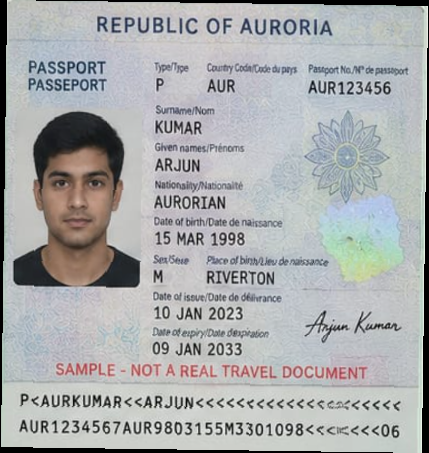
#> input picture backend/ocr/test_images/passport.jpg, 429 x 453 px
$ python -i qr_validator.py   (imports and definitions only)
#> lines starting #> are read from the running program, lines starting #| are printed output that depends on the picture; after the words box and inside, x2 and y2 are one past the last pixel; in counts of white or black regions, pixels touching at a corner belong together
import cv2


def validate_qr_barcode(image_path: str) -> dict:
    """
    Detect and decode QR codes.
    Also detects barcode-like regions.
    Detection does not prove document authenticity.
    """
#> called with image_path = '../ocr/test_images/passport.jpg'

    try:
        image = cv2.imread(image_path)
#> image is the input picture: shape (453, 429, 3); mean B, G, R 173, 172, 170.1

        if image is None:
            return {
                "status": "FAIL",
                "qr": {
                    "detected": False,
                    "decoded": False,
                    "data": None
                },
                "barcode": {
                    "detected": False
                }
            }

        # -------------------------
        # QR CODE
        # -------------------------

        qr_detector = cv2.QRCodeDetector()

        qr_data, points, _ = qr_detector.detectAndDecode(image)
#> qr_data = ''

        qr_detected = points is not None
#> qr_detected = False
        qr_decoded = bool(qr_data)
#> qr_decoded = False

        # -------------------------
        # BARCODE-LIKE DETECTION
        # -------------------------

        gray = cv2.cvtColor(
            image,
            cv2.COLOR_BGR2GRAY
        )
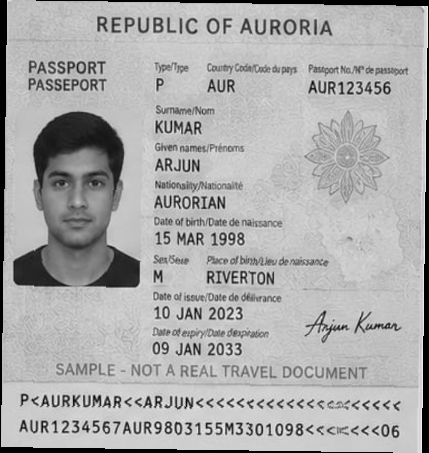
#> gray: shape (453, 429); min 0, max 250, mean 171.6

        edges = cv2.Canny(
            gray,
            50,
            150
        )
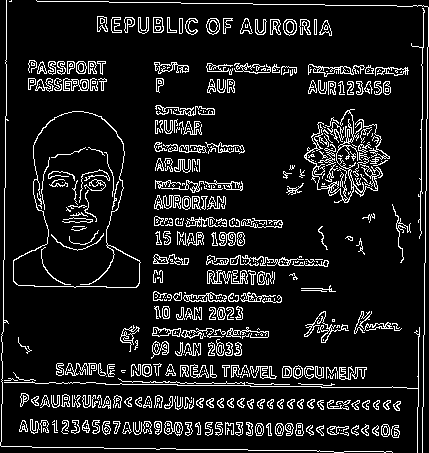
#> edges: shape (453, 429); 10.8% white in thin lines or dots

        contours, _ = cv2.findContours(
            edges,
            cv2.RETR_EXTERNAL,
            cv2.CHAIN_APPROX_SIMPLE
        )
#> contours = 410 contours, 249 with area under 20; largest, box (x1, y1, x2, y2) and area: (13, 111, 141, 288) 14772, (304, 109, 383, 203) 369, (308, 64, 365, 77) 208, (283, 19, 297, 36) 172, (164, 421, 183, 436) 170

        barcode_detected = False

        for contour in contours:

            x, y, w, h = cv2.boundingRect(contour)

            if h > 20 and w > 80:

                ratio = w / float(h)

                if ratio > 3:
                    barcode_detected = True
                    break
#> this loop made 149 passes
#> (x, y, w, h, ratio, barcode_detected) on pass 149: (4, 327, 416, 126, 3.3, True)
#> (x, y, w, h) on passes 1, 2, 4, 5, 6, 7: (340, 432, 9, 4), (341, 430, 1, 1), (227, 428, 3, 7), (327, 426, 22, 9), (391, 425, 9, 13), (372, 425, 7, 11)

        if qr_decoded:
            status = "PASS"

        elif qr_detected or barcode_detected:
            status = "REVIEW"

        else:
            status = "REVIEW"

        return {
            "status": status,

            "qr": {
                "detected": qr_detected,
                "decoded": qr_decoded,
                "data": qr_data if qr_decoded else None
            },

            "barcode": {
                "detected": barcode_detected
            },

            "note": (
                "QR/barcode detection is an additional "
                "validation signal and does not prove authenticity."
            )
        }

    except Exception as e:

        return {
            "status": "FAIL",
            "reason": str(e)
        }

>>> result = validate_qr_barcode('../ocr/test_images/passport.jpg')
#> result = 4 items
